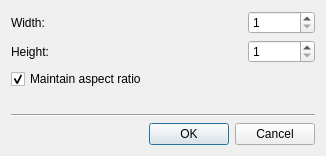
<?xml version="1.0" encoding="UTF-8"?>
<ui version="4.0">
 <class>SavePictureDialog</class>
 <widget class="QDialog" name="SavePictureDialog">
  <property name="geometry">
   <rect>
    <x>0</x>
    <y>0</y>
    <width>326</width>
    <height>156</height>
   </rect>
  </property>
  <property name="windowTitle">
   <string>Save picture</string>
  </property>
  <layout class="QHBoxLayout" name="horizontalLayout_2">
   <item>
    <layout class="QVBoxLayout" name="verticalLayout">
     <item>
      <layout class="QGridLayout" name="gridLayout">
       <item row="0" column="0">
        <widget class="QLabel" name="label">
         <property name="text">
          <string>Width:</string>
         </property>
         <property name="buddy">
          <cstring>width</cstring>
         </property>
        </widget>
       </item>
       <item row="0" column="1">
        <spacer name="horizontalSpacer">
         <property name="orientation">
          <enum>Qt::Horizontal</enum>
         </property>
         <property name="sizeHint" stdset="0">
          <size>
           <width>40</width>
           <height>20</height>
          </size>
         </property>
        </spacer>
       </item>
       <item row="0" column="2">
        <widget class="QSpinBox" name="width">
         <property name="minimum">
          <number>1</number>
         </property>
         <property name="maximum">
          <number>100000</number>
         </property>
        </widget>
       </item>
       <item row="1" column="0">
        <widget class="QLabel" name="label_2">
         <property name="text">
          <string>Height:</string>
         </property>
         <property name="buddy">
          <cstring>height</cstring>
         </property>
        </widget>
       </item>
       <item row="1" column="1">
        <spacer name="horizontalSpacer_2">
         <property name="orientation">
          <enum>Qt::Horizontal</enum>
         </property>
         <property name="sizeHint" stdset="0">
          <size>
           <width>40</width>
           <height>20</height>
          </size>
         </property>
        </spacer>
       </item>
       <item row="1" column="2">
        <widget class="QSpinBox" name="height">
         <property name="minimum">
          <number>1</number>
         </property>
         <property name="maximum">
          <number>100000</number>
         </property>
        </widget>
       </item>
       <item row="2" column="0" colspan="3">
        <widget class="QCheckBox" name="maintainAspectRatio">
         <property name="text">
          <string>Maintain aspect ratio</string>
         </property>
         <property name="checked">
          <bool>true</bool>
         </property>
        </widget>
       </item>
      </layout>
     </item>
     <item>
      <spacer name="verticalSpacer">
       <property name="orientation">
        <enum>Qt::Vertical</enum>
       </property>
       <property name="sizeHint" stdset="0">
        <size>
         <width>20</width>
         <height>40</height>
        </size>
       </property>
      </spacer>
     </item>
     <item>
      <widget class="Line" name="line">
       <property name="orientation">
        <enum>Qt::Horizontal</enum>
       </property>
      </widget>
     </item>
     <item>
      <layout class="QHBoxLayout" name="horizontalLayout">
       <item>
        <spacer name="horizontalSpacer_3">
         <property name="orientation">
          <enum>Qt::Horizontal</enum>
         </property>
         <property name="sizeHint" stdset="0">
          <size>
           <width>40</width>
           <height>20</height>
          </size>
         </property>
        </spacer>
       </item>
       <item>
        <widget class="QDialogButtonBox" name="buttonBox">
         <property name="orientation">
          <enum>Qt::Horizontal</enum>
         </property>
         <property name="standardButtons">
          <set>QDialogButtonBox::Cancel|QDialogButtonBox::Ok</set>
         </property>
        </widget>
       </item>
      </layout>
     </item>
    </layout>
   </item>
  </layout>
 </widget>
 <resources/>
 <connections/>
</ui>
